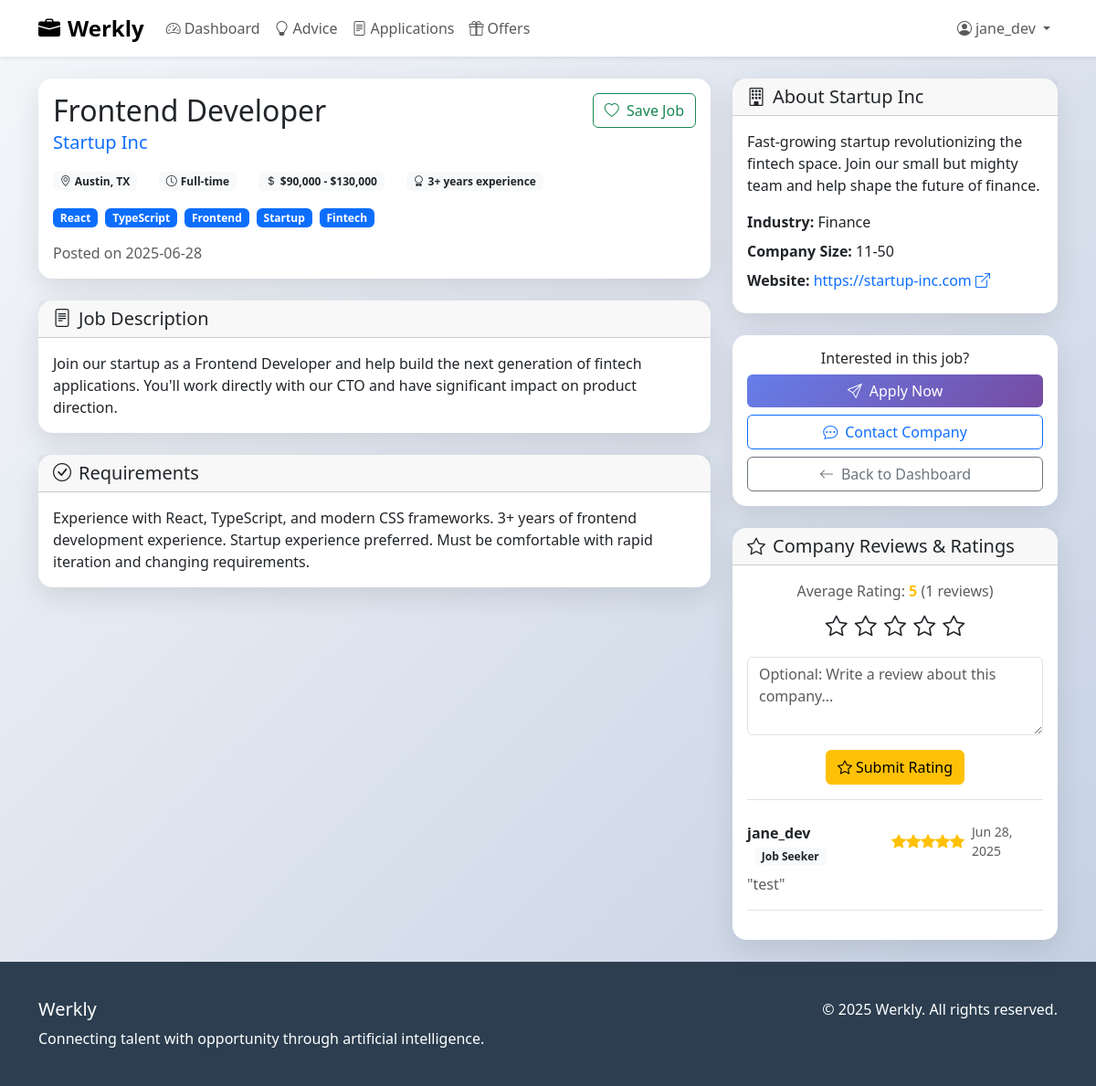
/job/2 (signed in), run on the app's committed database.
### tables this page shows
CREATE TABLE jobs (
            id INTEGER PRIMARY KEY AUTOINCREMENT,
            company_id INTEGER NOT NULL,
            title TEXT NOT NULL,
            description TEXT NOT NULL,
            requirements TEXT NOT NULL,
            tags TEXT,
            location TEXT,
            salary_range TEXT,
            employment_type TEXT,
            experience_required INTEGER,
            is_active BOOLEAN DEFAULT 1,
            created_at TIMESTAMP DEFAULT CURRENT_TIMESTAMP,
            FOREIGN KEY (company_id) REFERENCES companies (id)
        );

CREATE TABLE companies (
            id INTEGER PRIMARY KEY AUTOINCREMENT,
            user_id INTEGER NOT NULL,
            company_name TEXT NOT NULL,
            description TEXT,
            industry TEXT,
            size TEXT,
            location TEXT,
            website TEXT,
            created_at TIMESTAMP DEFAULT CURRENT_TIMESTAMP,
            FOREIGN KEY (user_id) REFERENCES users (id)
        );

### app.py (the view)
@app.route('/job/<int:job_id>')
def view_job(job_id):
    if 'user_id' not in session:
        return redirect(url_for('login'))
    conn = get_db_connection()
    job = conn.execute('''
        SELECT j.*, c.company_name, c.description as company_description,
               c.industry, c.size, c.website, c.user_id as company_user_id
        FROM jobs j
        JOIN companies c ON j.company_id = c.id
        WHERE j.id = ?
    ''', (job_id,)).fetchone()
    if not job:
        flash('Job not found.', 'error')
        conn.close()
        return redirect(url_for('dashboard'))
    is_saved = False
    if session.get('user_type') == 'seeker':
        seeker = conn.execute(
            'SELECT id FROM job_seekers WHERE user_id = ?',
            (session['user_id'],)
        ).fetchone()
        if seeker:
            saved = conn.execute(
                'SELECT id FROM saved_jobs WHERE job_seeker_id = ? AND job_id = ?',
                (seeker['id'], job_id)
            ).fetchone()
            is_saved = bool(saved)
    conn.close()
    return render_template('job_details.html', job=job, is_saved=is_saved)

### app.py (called while the page is built)
@app.before_request
def log_request_info():
    print(f"=== INCOMING REQUEST ===")
    print(f"Method: {request.method}")
    print(f"URL: {request.url}")
    print(f"Path: {request.path}")
    print(f"Args: {request.args}")
    print(f"========================")

def get_db_connection():
    conn = sqlite3.connect('jobmatch.db')
    conn.row_factory = sqlite3.Row
    return conn

### templates/job_details.html (shortened to what this page needs)
{% extends "base.html" %}
{% block content %}
<div class="container my-4">
    <div class="row">
        <div class="col-lg-8">
            <div class="card mb-4">
                <div class="card-body">
                    <div class="d-flex justify-content-between align-items-start mb-3">
                        <div>
                            <h2 class="mb-1">{{ job.title }}</h2>
                            <h5 class="text-primary mb-0">{{ job.company_name }}</h5>
                        </div>
                        {% if session.user_type == 'seeker' %}
                            <button onclick="toggleSaveJob({{ job.id }})" class="btn btn-outline-success" id="saveBtn">
                                <i class="bi bi-heart{% if is_saved %}-fill{% endif %} me-1"></i>
                                <span id="saveText">{% if is_saved %}Saved{% else %}Save Job{% endif %}</span>
                            </button>
                        {% endif %}
                    </div>
                    <div class="row mb-3">
                        {% if job.location %}
                            <div class="col-auto">
                                <span class="badge bg-light text-dark">
                                    <i class="bi bi-geo-alt me-1"></i>{{ job.location }}
                                </span>
                            </div>
                        {% endif %}
                        {% if job.employment_type %}
                            <div class="col-auto">
                                <span class="badge bg-light text-dark">
                                    <i class="bi bi-clock me-1"></i>{{ job.employment_type }}
                                </span>
                            </div>
                        {% endif %}
                        {% if job.salary_range %}
                            <div class="col-auto">
                                <span class="badge bg-light text-dark">
                                    <i class="bi bi-currency-dollar me-1"></i>{{ job.salary_range }}
                                </span>
                            </div>
                        {% endif %}
                        {% if job.experience_required %}
                            <div class="col-auto">
                                <span class="badge bg-light text-dark">
                                    <i class="bi bi-award me-1"></i>{{ job.experience_required }}+ years experience
                                </span>
                            </div>
                        {% endif %}
                    </div>
                    {% if job.tags %}
                        <div class="mb-3">
                            {% set tag_list = job.tags.split(',') %}
                            {% for tag in tag_list %}
                                <span class="badge bg-primary me-1">{{ tag.strip() }}</span>
                            {% endfor %}
                        </div>
                    {% endif %}
                    <p class="text-muted mb-0">
                        Posted on {{ job.created_at.split(' ')[0] if job.created_at else 'Unknown' }}
                    </p>
                </div>
            </div>
            <div class="card mb-4">
                <div class="card-header">
                    <h5 class="mb-0"><i class="bi bi-file-text me-2"></i>Job Description</h5>
                </div>
                <div class="card-body">
                    <div style="white-space: pre-wrap;">{{ job.description }}</div>
                </div>
            </div>
            <div class="card mb-4">
                <div class="card-header">
                    <h5 class="mb-0"><i class="bi bi-check-circle me-2"></i>Requirements</h5>
                </div>
                <div class="card-body">
                    <div style="white-space: pre-wrap;">{{ job.requirements }}</div>
                </div>
            </div>
        </div>
        <div class="col-lg-4">
            <div class="card mb-4">
                <div class="card-header">
                    <h5 class="mb-0"><i class="bi bi-building me-2"></i>About {{ job.company_name }}</h5>
                </div>
                <div class="card-body">
                    {% if job.company_description %}
                        <p>{{ job.company_description }}</p>
                    {% endif %}
                    {% if job.industry %}
                        <p class="mb-2">
                            <strong>Industry:</strong> {{ job.industry }}
                        </p>
                    {% endif %}
                    {% if job.size %}
                        <p class="mb-2">
                            <strong>Company Size:</strong> {{ job.size }}
                        </p>
                    {% endif %}
                    {% if job.website %}
                        <p class="mb-2">
                            <strong>Website:</strong>
                            <a href="{{ job.website }}" target="_blank" class="text-decoration-none">
                                {{ job.website }} <i class="bi bi-box-arrow-up-right"></i>
                            </a>
                        </p>
                    {% endif %}
                </div>
            </div>
            {% if session.user_type == 'seeker' %}
                <div class="card">
                    <div class="card-body text-center">
                        <h6 class="card-title">Interested in this job?</h6>
                        <div class="d-grid gap-2">
                            <button id="applyBtn" class="btn btn-gradient-primary" onclick="showApplyModal()">
                                <i class="bi bi-send me-2"></i><span id="applyBtnText">Apply Now</span>
                            </button>
                            <button onclick="contactCompany({{ job.company_id }})" class="btn btn-outline-primary">
                                <i class="bi bi-chat-dots me-2"></i>Contact Company
                            </button>
                            <a href="{{ url_for('dashboard') }}" class="btn btn-outline-secondary">
                                <i class="bi bi-arrow-left me-2"></i>Back to Dashboard
                            </a>
                        </div>
                    </div>
                </div>
                <div class="card mt-4">
                    <div class="card-header">
                        <h5 class="mb-0"><i class="bi bi-star me-2"></i>Company Reviews & Ratings</h5>
                    </div>
                    <div class="card-body">
                        <div class="text-center mb-4 pb-3 border-bottom">
                            <div class="rating-display mb-2">
                                <span class="text-muted">Average Rating: </span>
                                <span id="avgRating" class="fw-bold text-warning">Loading...</span>
                                <span class="text-muted">(<span id="ratingCount">0</span> reviews)</span>
                            </div>
                            <div class="rating-stars mb-3" id="ratingStars">
                                <i class="bi bi-star rating-star" data-rating="1"></i>
                                <i class="bi bi-star rating-star" data-rating="2"></i>
                                <i class="bi bi-star rating-star" data-rating="3"></i>
                                <i class="bi bi-star rating-star" data-rating="4"></i>
                                <i class="bi bi-star rating-star" data-rating="5"></i>
                            </div>
                            <textarea id="reviewText" class="form-control mb-3" rows="3" placeholder="Optional: Write a review about this company..."></textarea>
                            <button class="btn btn-warning" onclick="submitRating()">
                                <i class="bi bi-star me-1"></i>Submit Rating
                            </button>
                        </div>
                        <div id="reviewsList">
                        </div>
                    </div>
                </div>
            {% endif %}
        </div>
    </div>
</div>
{% endblock %}

### templates/base.html (shortened to what this page needs)
<!DOCTYPE html>
<html lang="en">
<head>
    <link href="https://cdn.jsdelivr.net/npm/bootstrap@5.3.0/dist/css/bootstrap.min.css" rel="stylesheet">
    <link rel="stylesheet" href="https://cdn.jsdelivr.net/npm/bootstrap-icons@1.10.0/font/bootstrap-icons.css">
</head>
<body>
    <nav class="navbar navbar-expand-lg navbar-light bg-white shadow-sm">
        <div class="container">
            <a class="navbar-brand" href="{{ url_for('index') }}">
                <i class="bi bi-briefcase-fill me-2"></i>Werkly
            </a>
            <div class="collapse navbar-collapse" id="navbarNav">
                <ul class="navbar-nav me-auto">
                    {% if session.user_id %}
                        <li class="nav-item">
                            <a class="nav-link" href="{{ url_for('dashboard') }}">
                                <i class="bi bi-speedometer2 me-1"></i>Dashboard
                            </a>
                        </li>
                        <li class="nav-item">
                            <a class="nav-link" href="{{ url_for('advice') }}">
                                <i class="bi bi-lightbulb me-1"></i>Advice
                            </a>
                        </li>
                        <li class="nav-item">
                            <a class="nav-link" href="{{ url_for('applications') }}">
                                <i class="bi bi-file-text me-1"></i>Applications
                            </a>
                        </li>
                        <li class="nav-item">
                            <a class="nav-link" href="{{ url_for('offers') }}">
                                <i class="bi bi-gift me-1"></i>Offers
                            </a>
                        </li>
                    {% endif %}
                </ul>
                <ul class="navbar-nav">
                    {% if session.user_id %}
                        <li class="nav-item dropdown">
                            <a class="nav-link dropdown-toggle" href="#" id="userDropdown" role="button" data-bs-toggle="dropdown">
                                <i class="bi bi-person-circle me-1"></i>{{ session.username }}
                            </a>
                        </li>
                    {% endif %}
                </ul>
            </div>
        </div>
    </nav>
    <main>
        {% block content %}{% endblock %}
    </main>
    <footer class="footer mt-auto">
        <div class="container">
            <div class="row">
                <div class="col-lg-6">
                    <h5>Werkly</h5>
                    <p class="mb-0">Connecting talent with opportunity through artificial intelligence.</p>
                </div>
                <div class="col-lg-6 text-lg-end">
                    <p class="mb-0">&copy; 2025 Werkly. All rights reserved.</p>
                </div>
            </div>
        </div>
    </footer>
</body>
</html>

### templates/base.html (style rules this page uses)
:root { --primary-gradient: linear-gradient(135deg, #667eea 0%, #764ba2 100%); --secondary-gradient: linear-gradient(135deg, #f093fb 0%, #f5576c 100%); --success-gradient: linear-gradient(135deg, #4facfe 0%, #00f2fe 100%); }
body { font-family: 'Segoe UI', Tahoma, Geneva, Verdana, sans-serif; background: linear-gradient(135deg, #f5f7fa 0%, #c3cfe2 100%); min-height: 100vh; }
.navbar-brand { font-weight: bold; font-size: 1.5rem; }
.btn-gradient-primary { background: var(--primary-gradient); border: none; color: white; transition: all 0.3s ease; }
.card { border: none; border-radius: 15px; box-shadow: 0 10px 30px rgba(0, 0, 0, 0.1); transition: all 0.3s ease; }
.footer { background: #2c3e50; color: white; padding: 40px 0; margin-top: 50px; }

### templates/job_details.html (style rules this page uses)
.rating-star { font-size: 1.5rem; cursor: pointer; margin: 0 2px; transition: color 0.2s ease; }
.rating-stars { user-select: none; }

### data on the page
jobs: title "Frontend Developer", location "Austin, TX", employment_type "Full-time", salary_range "$90,000 - $130,000", experience_required "3", created_at "2025-06-28", description "Join our startup as a Frontend Developer and help build the next generation of fintech applications. You'll work directly with our CTO and have significant impact on product direction.", requirements "Experience with React, TypeScript, and modern CSS frameworks. 3+ years of frontend development experience. Startup experience preferred. Must be comfortable with rapid iteration and changing requirements."
companies: company_name "Startup Inc", company_description "Fast-growing startup revolutionizing the fintech space. Join our small but mighty team and help shape the future of finance.", industry "Finance", size "11-50", website "https://startup-inc.com"

### other printed values
{{ session.username }} "jane_dev"
{{ tag.strip() }} "React" "TypeScript" "Frontend" "Startup" "Fintech"
